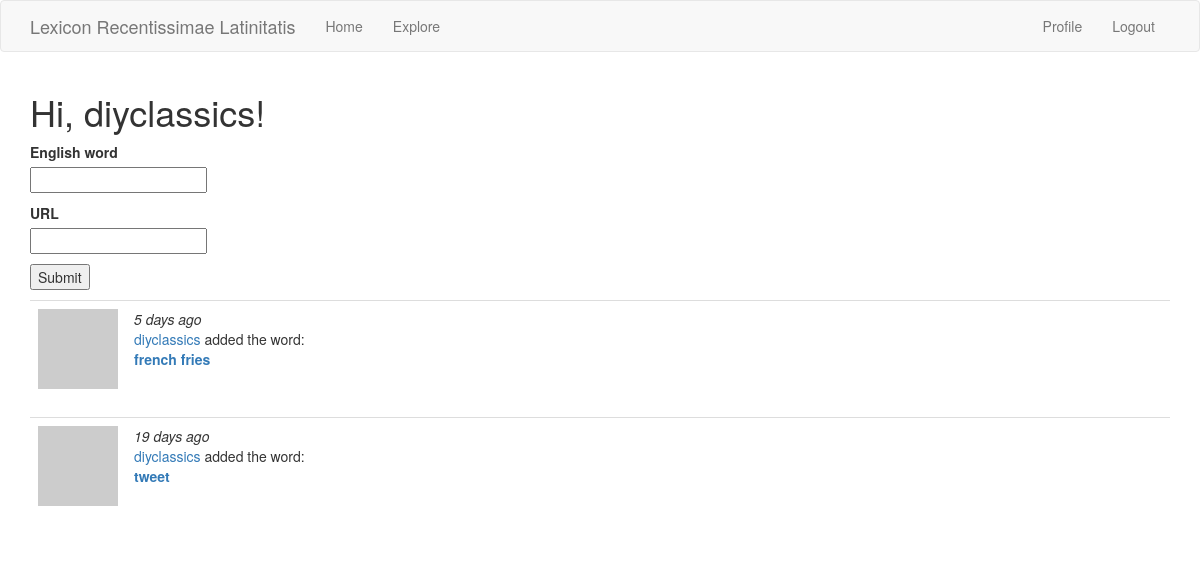
The app's page /index (signed in) with its own data.
### app/models.py (models this page shows, shortened)
class User(UserMixin, db.Model):
    id = db.Column(db.Integer, primary_key=True)
    username = db.Column(db.String(64), index=True, unique=True)
    email = db.Column(db.String(120), index=True, unique=True)
    password_hash = db.Column(db.String(128))
    posts = db.relationship('Entry', backref='author', lazy='dynamic')
    about_me = db.Column(db.String(140))
    last_seen = db.Column(db.DateTime, default=datetime.utcnow)
    def avatar(self, size):
        digest = md5(self.email.lower().encode('utf-8')).hexdigest()
        return 'https://www.gravatar.com/avatar/{}?d=identicon&s={}'.format(
            digest, size)
    def submitted_entries(self):
        submitted = Entry.query.filter_by(user_id=self.id)
        return submitted.order_by(Entry.timestamp.desc())

class Entry(db.Model):
    id = db.Column(db.Integer, primary_key=True)
    definitions = db.relationship('Definitions', backref='entry', lazy='dynamic')
    url = db.Column(db.String)
    english_word = db.Column(db.String, index=True, unique=True)
    latin_top_choice = db.Column(db.String, index=True)
    tweet_id = db.Column(db.String, index=True)
    username = db.Column(db.String)
    body = db.Column(db.String(140))
    tweet_date = db.Column(db.DateTime)
    timestamp = db.Column(db.DateTime, index=True, default=datetime.utcnow)
    user_id = db.Column(db.Integer, db.ForeignKey('user.id'))

### app/routes.py (the view, shortened to what this page needs)
@app.route('/', methods=['GET', 'POST'])
@app.route('/index', methods=['GET', 'POST'])
@login_required
def index():
    form = EntryForm()
    entries = current_user.submitted_entries().all()
    return render_template("index.html", title='Home Page', form=form,
                           entries=entries)

### app/forms.py
class EntryForm(FlaskForm):
    english_word = StringField('English word', validators=[
        DataRequired(), Length(min=1, max=140)])
    url = StringField('URL', validators=[
        DataRequired(), Length(min=1, max=140)])
    submit = SubmitField('Submit')

### app/models.py (called while the page is built)
@login.user_loader
def load_user(id):
    return User.query.get(int(id))

### app/routes.py (called while the page is built)
@app.before_request
def before_request():
    if current_user.is_authenticated:
        current_user.last_seen = datetime.utcnow()
        db.session.commit()

### app/templates/index.html (shortened to what this page needs)
{% extends "base.html" %}
{% block app_content %}
    {% if form %}
    <h1>Hi, {{ current_user.username }}!</h1>
    <form action="" method="post">
        <p>
            {{ form.english_word.label }}<br>
            {{ form.english_word(cols=32, rows=4) }}<br>
        </p>
        <p>
            {{ form.url.label }}<br>
            {{ form.url(cols=32, rows=4) }}<br>
        </p>
        <p>{{ form.submit() }}</p>
    </form>
    {% endif %}
    {% for entry in entries %}
      {% include '_post.html' %}
    {% endfor %}
{% endblock %}

### app/templates/_post.html
<table class="table table-hover">
    <tr>
        <td width="70px">
            <a href="{{ url_for('user', username=entry.author.username) }}">
                <img src="{{ entry.author.avatar(70) }}" />
            </a>
        </td>
        <td>
            <i>{{ moment(entry.timestamp).fromNow() }}</i>
            <br>
            <a href="{{ url_for('user', username=entry.author.username) }}">
                {{ entry.author.username }}
            </a>
            added the word:
            <br>
            <b><a href="{{ url_for('entry', english_word=entry.english_word) }}">
              {{ entry.english_word }}
            </a></b>
        </td>
    </tr>
</table>

### records on screen
User: username "diyclassics"
Entry: timestamp "5 days ago", author.username "diyclassics", english_word "french fries"
Entry: timestamp "19 days ago", author.username "diyclassics", english_word "tweet"
